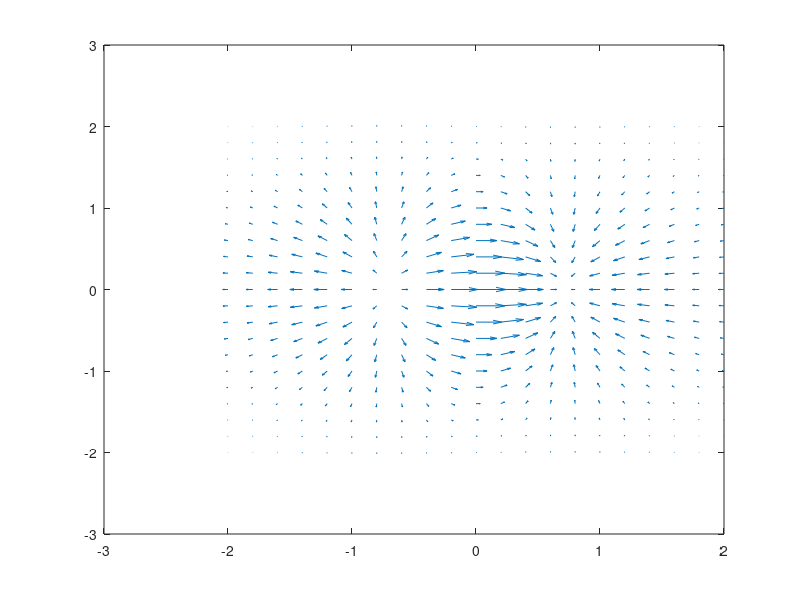

MATLAB code for this plot:
function ex8_2()
[xx, yy] = meshgrid(-2:0.2:2, -2:0.2:2);
zz = xx ./ exp(xx .^ 2 + yy .^ 2);
[u, v] = gradient(zz);
quiver(xx, yy, u, v)
